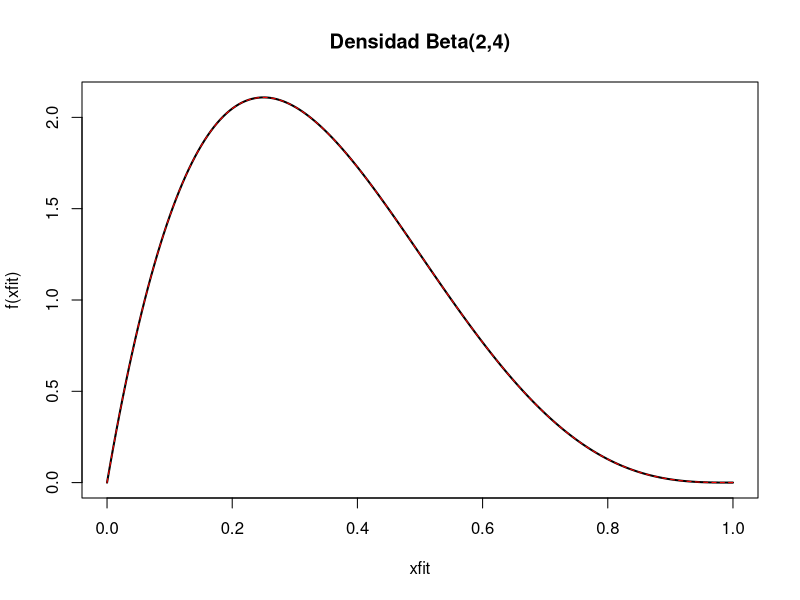
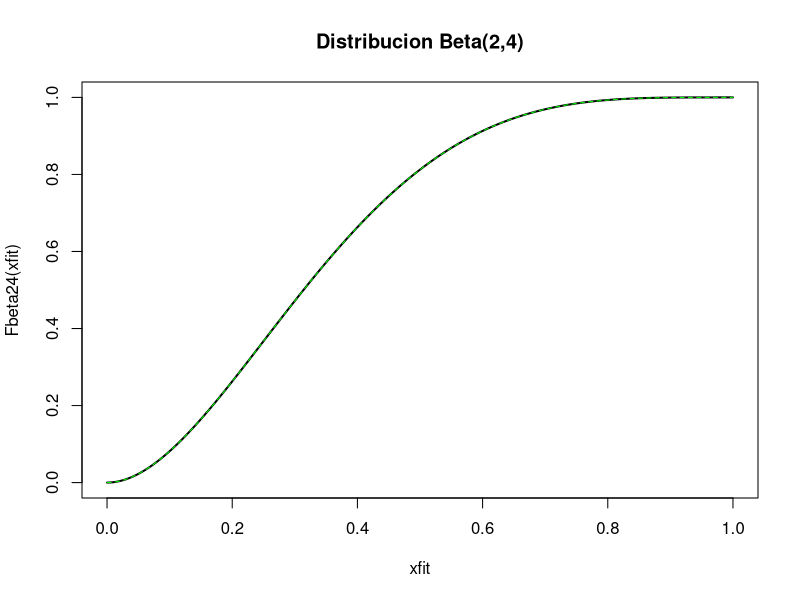

Recreate these plots in R, in order. (Note: this script raises an error after producing the figures.)

# Semana 1 - Ejercicio 2. Generacion Distribucion beta.

# Apartado 1 - Dibujar distribucion y densidad de beta(2,4)

# Funcion de densidad de la Beta(2,4) 
f <- Vectorize(function(x) { if (x > 0 && x <  1) (20 * x*(1 - x)**3) else 0})

# Funcion de distribucion
Fbeta24 <- Vectorize(function(x) { if (x < 0 ) 0 
                                 else if (x>1) 1 
                                 else (-4*x**5+15*x**4-20*x**3+10*x**2)
        })

xfit <- seq(0,1,length=200) # Grid para dibujar funciones
plot(xfit, f(xfit),type="l", lwd=2, main="Densidad Beta(2,4)")
# En rojo encima linea discontinua con la proporcionada por R
lines(xfit,dbeta(xfit,2,4), type="l", lty=2, col="red")

plot(xfit, Fbeta24(xfit),type="l", lwd=2, main="Distribucion Beta(2,4)")
# En verde encima linea discontinua con la proporcionada por R
lines(xfit,pbeta(xfit,2,4), type="l", lty=2, col="green")


# Apartado 2 - Algoritmo de Aceptacion/Rechazo

aceprech <- function(n, f, cte=1, rh=runif, dh=dunif) {
  #
  # Metodo de aceptacion/rechazo generico
  #   Args:
  #      n: Numero de muestras a generar
  #      f: Funcion de densidad de la variable a generar
  #      cte: Constante c, mayor que 1, para escalar h. Por defecto 1. La probabilidad 
  #          de aceptacion sera 1/cte.
  #      rh: Generador aleatorio de numeros de acuerdo a la distribucion h.
  #          Debe aceptar como unico parametro el numero de muestras a generar.
  #      dh: Funcion de densidad para aceptar/rechazar las muestras,
  #         debe cumplirse que f(x) <= c*h(x).
  #         Por defecto toma la densidad uniforme
  
  muestras = c()
  
  # Guardamos datos de aceptados y rechazados
  rechazados <<- 0
  aceptados <<- 0
  
  # Funcion de Aceptacion/Rechazo
  g <- function(x) { return (f(x) / (cte * dh(x))) }
  
  for (i in 1:n) {
    accept = F
    
    rechazados <<- rechazados - 1
    while(!accept) {
      
      # Muestra variable y
      y <- rh(1)
      
      # Tirada uniforme para aceptar/rechazar
      u <- runif(1)
      accept <- u <= g(y)
      
      rechazados <<- rechazados + 1
    
    }
    aceptados <<- aceptados + 1
    muestras[[i]] <- y
  }
  
  return (muestras)
}

cte <- 2.109375 + 0.00001 # Constante del metodo de aceptacion
# Maximo de la f calculada numericamente + un margen de error

# Funcion para generar muestras Beta(2,4)
generadorBeta24 <- function(n) {aceprech(n,cte=cte, f)}


# Apartado 3 - Probar y analizar algoritmo

n <- 1000 # Numero de muestras a generar


# Muestra de funcion beta generada mediante el metodo de aceptacion/rechazo generico
muestra <- generadorBeta24(n)

# El porcentaje de aceptados esperado sera de 1/cte
# En nuestro caso 0.474
print(paste("Porcentaje de aceptados: ", 1- rechazados/(aceptados+rechazados)))



# Apartado 4 - Validar algoritmo

# Dibujamos histograma de la muestra y la funcion de densidad sobrepuesta
hist(muestra, prob=T, main='Distribucion Beta(2,4)', ylim = c(0,2.5), xlim=c(0,1))
xfit <- seq(0, 1, length = 100) 
yfit <- dbeta(xfit, shape1=2, shape2=4)
lines(xfit, yfit, col = "blue", lwd = 2)

qqplot(muestra, qbeta(seq(0,1,length = n), shape1 = 2, shape2 = 4))


abline(0,1, col='red')

# Test de kolmogorov
print(ks.test(muestra, 'pbeta', shape1=2, shape2=4))

# Un valor del estadistico cercano a 0 nos da evidencias bastante razonables 
# de que esta generado por una beta (Hipotesis alternativa)

# Apartado 5 - Metodo de la inversa

# No podemos computar explicitamente la funcion inversa, pues no tiene expresion analitica
# Asi que calcularemos de manera numerica la funcion de distribucion inversa 
# resolviendo la solucion a y = F(x) en el intervalo (0,1)

Finversa = Vectorize(function (y) uniroot((function (x) Fbeta24(x) - y), lower = 0, upper = 1)$root)

plot(xfit, Finversa(seq(0,1,length=100)), lwd=2, type="l", main="Funcion Distribucion inversa")


generadorBeta24_inversa <- function(n) { Finversa(runif(n))}

# Puede tardar para valores de n grande
muestraInversa <- generadorBeta24_inversa(n)
hist(muestraInversa, prob=T, xlim=c(0,1), ylim=c(0,2.8),breaks=30)
lines(xfit, yfit, col = "blue", lwd = 2) # Funcion densidad

# Tambien podemos calcular la ecdf a partir de los datos de la muestra
ecdfmuestra <- ecdf(muestra)
# La inversa puede ser computado con los cuantiles de la ecdf
InversaEcdf <- Vectorize(function(x) { quantile(ecdfmuestra, x) })
generadorBeta24Ecdf <- function(n) { InversaEcdf(runif(n))}
muestraEcdf <- generadorBeta24Ecdf(n)
# Ploteamos la muestra generada a partir de la Ecdf
hist(muestraEcdf, prob=T, xlim=c(0,1), ylim=c(0,2.8),breaks=30)
lines(xfit, yfit, col = "blue", lwd = 2) # Funcion densidad

# Para la funcion inversa, tanto calculada a partir de la ecdf como resolviendo 
# numericamente y=F(x) podrian haberse calculado los valores en una malla en (0,1)
# y haberse interpolado con splines para que una vez construidas la evaluacion sea
# rapida, pero tampoco merece la pena complicarse tanto para el ejercicio


